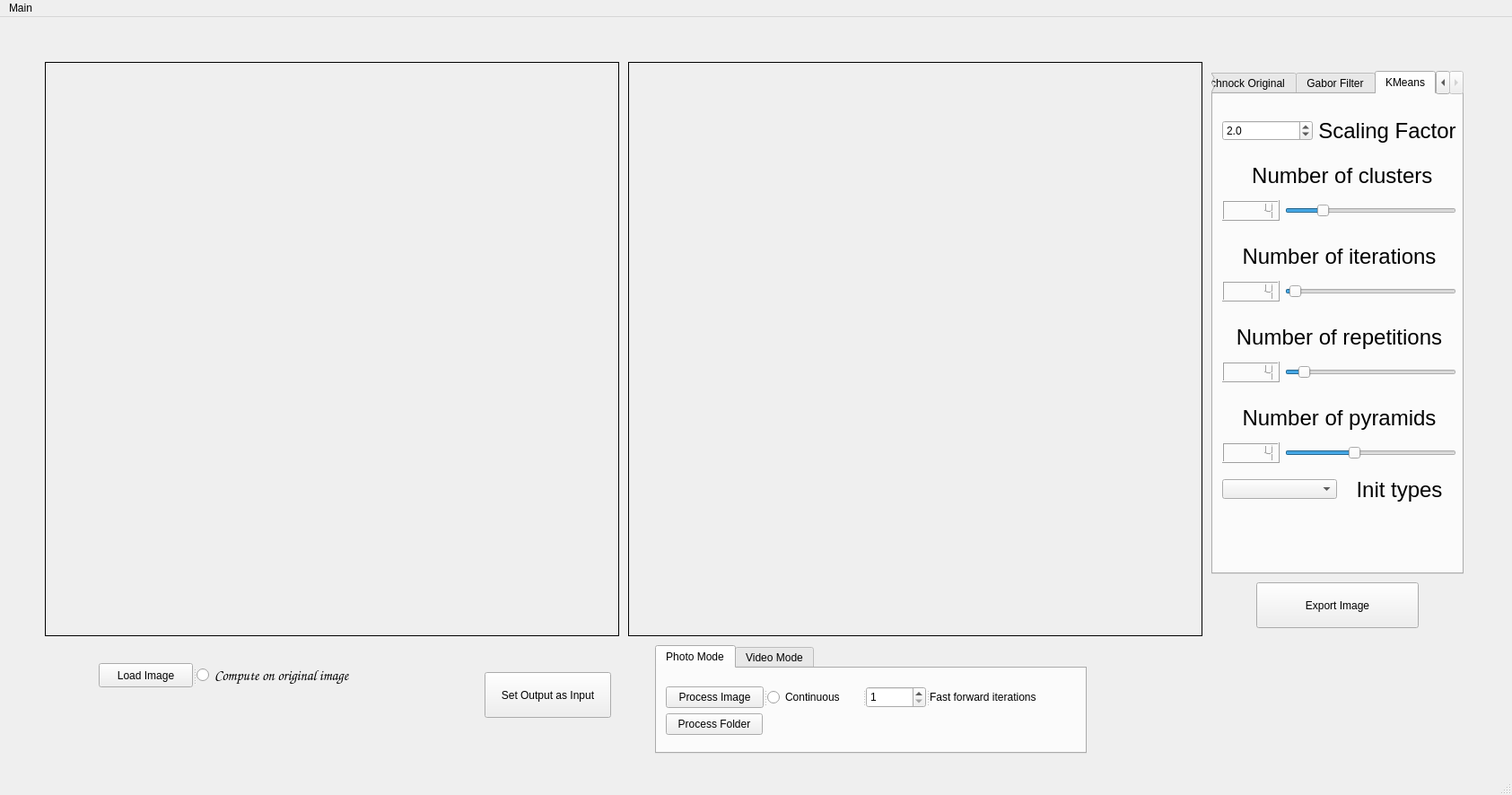
<?xml version="1.0" encoding="UTF-8"?>
<ui version="4.0">
 <class>MainWindow</class>
 <widget class="QMainWindow" name="MainWindow">
  <property name="geometry">
   <rect>
    <x>0</x>
    <y>0</y>
    <width>1685</width>
    <height>886</height>
   </rect>
  </property>
  <property name="windowTitle">
   <string>MainWindow</string>
  </property>
  <widget class="QWidget" name="centralwidget">
   <widget class="QLabel" name="Input_Image">
    <property name="geometry">
     <rect>
      <x>50</x>
      <y>50</y>
      <width>640</width>
      <height>640</height>
     </rect>
    </property>
    <property name="minimumSize">
     <size>
      <width>521</width>
      <height>531</height>
     </size>
    </property>
    <property name="frameShape">
     <enum>QFrame::Box</enum>
    </property>
    <property name="text">
     <string/>
    </property>
    <property name="alignment">
     <set>Qt::AlignCenter</set>
    </property>
   </widget>
   <widget class="QLabel" name="Output_Image">
    <property name="geometry">
     <rect>
      <x>700</x>
      <y>50</y>
      <width>640</width>
      <height>640</height>
     </rect>
    </property>
    <property name="frameShape">
     <enum>QFrame::Box</enum>
    </property>
    <property name="text">
     <string/>
    </property>
    <property name="scaledContents">
     <bool>false</bool>
    </property>
    <property name="alignment">
     <set>Qt::AlignCenter</set>
    </property>
   </widget>
   <widget class="QSplitter" name="splitter">
    <property name="geometry">
     <rect>
      <x>110</x>
      <y>720</y>
      <width>341</width>
      <height>27</height>
     </rect>
    </property>
    <property name="orientation">
     <enum>Qt::Horizontal</enum>
    </property>
    <widget class="QPushButton" name="pushButton_load_input_image">
     <property name="text">
      <string>Load Image</string>
     </property>
    </widget>
    <widget class="QRadioButton" name="radioButton_compute_on_original">
     <property name="font">
      <font>
       <family>Comic Sans MS</family>
       <pointsize>12</pointsize>
      </font>
     </property>
     <property name="text">
      <string>Compute on original image</string>
     </property>
    </widget>
   </widget>
   <widget class="QTabWidget" name="tabWidget_edit_mode">
    <property name="geometry">
     <rect>
      <x>1350</x>
      <y>60</y>
      <width>281</width>
      <height>561</height>
     </rect>
    </property>
    <property name="currentIndex">
     <number>3</number>
    </property>
    <widget class="QWidget" name="tab_gradient_experiment_config">
     <attribute name="title">
      <string>Gradient Experiment</string>
     </attribute>
     <widget class="QSpinBox" name="spinBox_alternate_every_n">
      <property name="geometry">
       <rect>
        <x>30</x>
        <y>20</y>
        <width>41</width>
        <height>28</height>
       </rect>
      </property>
      <property name="value">
       <number>2</number>
      </property>
     </widget>
     <widget class="QLabel" name="label_7">
      <property name="geometry">
       <rect>
        <x>80</x>
        <y>20</y>
        <width>141</width>
        <height>29</height>
       </rect>
      </property>
      <property name="font">
       <font>
        <family>Comic Sans MS</family>
        <pointsize>12</pointsize>
       </font>
      </property>
      <property name="text">
       <string>Alternate every</string>
      </property>
      <property name="alignment">
       <set>Qt::AlignCenter</set>
      </property>
     </widget>
     <widget class="QSplitter" name="splitter_6">
      <property name="geometry">
       <rect>
        <x>20</x>
        <y>70</y>
        <width>221</width>
        <height>431</height>
       </rect>
      </property>
      <property name="orientation">
       <enum>Qt::Vertical</enum>
      </property>
      <widget class="QLabel" name="label_2">
       <property name="font">
        <font>
         <family>Comic Sans MS</family>
         <pointsize>16</pointsize>
        </font>
       </property>
       <property name="text">
        <string>Merge Mode</string>
       </property>
       <property name="alignment">
        <set>Qt::AlignCenter</set>
       </property>
      </widget>
      <widget class="QComboBox" name="comboBox_merge_mode"/>
      <widget class="QLabel" name="label">
       <property name="font">
        <font>
         <family>Comic Sans MS</family>
         <pointsize>16</pointsize>
        </font>
       </property>
       <property name="text">
        <string>Multiplier Mode</string>
       </property>
       <property name="alignment">
        <set>Qt::AlignCenter</set>
       </property>
      </widget>
      <widget class="QComboBox" name="comboBox_multiplier_mode"/>
      <widget class="QSplitter" name="splitter_4">
       <property name="orientation">
        <enum>Qt::Horizontal</enum>
       </property>
       <widget class="QSpinBox" name="spinBox_multiplier_amplitude">
        <property name="value">
         <number>1</number>
        </property>
       </widget>
       <widget class="QLabel" name="label_3">
        <property name="font">
         <font>
          <family>Comic Sans MS</family>
          <pointsize>12</pointsize>
         </font>
        </property>
        <property name="text">
         <string>Multiplier Amplitude</string>
        </property>
        <property name="alignment">
         <set>Qt::AlignCenter</set>
        </property>
       </widget>
      </widget>
      <widget class="QSplitter" name="splitter_5">
       <property name="orientation">
        <enum>Qt::Horizontal</enum>
       </property>
       <widget class="QSpinBox" name="spinBox_multiplier_frequency">
        <property name="value">
         <number>16</number>
        </property>
       </widget>
       <widget class="QLabel" name="label_4">
        <property name="font">
         <font>
          <family>Comic Sans MS</family>
          <pointsize>12</pointsize>
         </font>
        </property>
        <property name="text">
         <string>Multiplier Frequency</string>
        </property>
        <property name="alignment">
         <set>Qt::AlignCenter</set>
        </property>
       </widget>
      </widget>
      <widget class="QRadioButton" name="radioButton_clip_images">
       <property name="font">
        <font>
         <family>Comic Sans MS</family>
         <pointsize>12</pointsize>
        </font>
       </property>
       <property name="text">
        <string>Clip Images</string>
       </property>
      </widget>
      <widget class="QPushButton" name="pushButton_reset_output">
       <property name="text">
        <string>Reset Output</string>
       </property>
      </widget>
      <widget class="QLabel" name="label_5">
       <property name="font">
        <font>
         <family>Comic Sans MS</family>
         <pointsize>12</pointsize>
        </font>
       </property>
       <property name="text">
        <string>Output start image</string>
       </property>
       <property name="alignment">
        <set>Qt::AlignCenter</set>
       </property>
      </widget>
      <widget class="QComboBox" name="comboBox_output_start_image"/>
     </widget>
    </widget>
    <widget class="QWidget" name="tab_schnock_original_config">
     <attribute name="title">
      <string>Schnock Original</string>
     </attribute>
     <widget class="QWidget" name="layoutWidget">
      <property name="geometry">
       <rect>
        <x>10</x>
        <y>10</y>
        <width>211</width>
        <height>511</height>
       </rect>
      </property>
      <layout class="QGridLayout" name="gridLayout">
       <item row="0" column="2">
        <widget class="QLabel" name="label_12">
         <property name="font">
          <font>
           <family>Comic Sans MS</family>
           <pointsize>12</pointsize>
          </font>
         </property>
         <property name="text">
          <string>Mid</string>
         </property>
         <property name="alignment">
          <set>Qt::AlignCenter</set>
         </property>
        </widget>
       </item>
       <item row="0" column="3">
        <widget class="QLabel" name="label_13">
         <property name="font">
          <font>
           <family>Comic Sans MS</family>
           <pointsize>12</pointsize>
          </font>
         </property>
         <property name="text">
          <string>High</string>
         </property>
         <property name="alignment">
          <set>Qt::AlignCenter</set>
         </property>
        </widget>
       </item>
       <item row="1" column="0" colspan="4">
        <widget class="QLabel" name="label_15">
         <property name="font">
          <font>
           <family>Comic Sans MS</family>
           <pointsize>16</pointsize>
          </font>
         </property>
         <property name="text">
          <string>Shift </string>
         </property>
         <property name="alignment">
          <set>Qt::AlignCenter</set>
         </property>
        </widget>
       </item>
       <item row="2" column="3">
        <widget class="QSpinBox" name="spinBox_high_shift"/>
       </item>
       <item row="3" column="0" colspan="4">
        <widget class="QLabel" name="label_16">
         <property name="font">
          <font>
           <family>Comic Sans MS</family>
           <pointsize>16</pointsize>
          </font>
         </property>
         <property name="text">
          <string>Threshold</string>
         </property>
         <property name="alignment">
          <set>Qt::AlignCenter</set>
         </property>
        </widget>
       </item>
       <item row="4" column="0" colspan="2">
        <widget class="QLCDNumber" name="lcdNumber_low_threshold"/>
       </item>
       <item row="4" column="2">
        <widget class="QLCDNumber" name="lcdNumber_mid_threshold"/>
       </item>
       <item row="4" column="3">
        <widget class="QLCDNumber" name="lcdNumber_high_threshold"/>
       </item>
       <item row="5" column="2">
        <widget class="QSlider" name="verticalSlider_mid_threshold">
         <property name="minimum">
          <number>0</number>
         </property>
         <property name="maximum">
          <number>255</number>
         </property>
         <property name="value">
          <number>150</number>
         </property>
         <property name="orientation">
          <enum>Qt::Vertical</enum>
         </property>
         <property name="tickPosition">
          <enum>QSlider::TicksAbove</enum>
         </property>
        </widget>
       </item>
       <item row="5" column="3">
        <widget class="QSlider" name="verticalSlider_high_threshold">
         <property name="minimum">
          <number>0</number>
         </property>
         <property name="maximum">
          <number>255</number>
         </property>
         <property name="value">
          <number>220</number>
         </property>
         <property name="orientation">
          <enum>Qt::Vertical</enum>
         </property>
         <property name="tickPosition">
          <enum>QSlider::TicksAbove</enum>
         </property>
        </widget>
       </item>
       <item row="0" column="0" colspan="2">
        <widget class="QLabel" name="label_9">
         <property name="font">
          <font>
           <family>Comic Sans MS</family>
           <pointsize>12</pointsize>
          </font>
         </property>
         <property name="text">
          <string>Low</string>
         </property>
         <property name="alignment">
          <set>Qt::AlignCenter</set>
         </property>
        </widget>
       </item>
       <item row="2" column="2">
        <widget class="QSpinBox" name="spinBox_mid_shift"/>
       </item>
       <item row="2" column="0" colspan="2">
        <widget class="QSpinBox" name="spinBox_low_shift"/>
       </item>
       <item row="5" column="0" colspan="2">
        <widget class="QSlider" name="verticalSlider_low_threshold">
         <property name="minimum">
          <number>0</number>
         </property>
         <property name="maximum">
          <number>255</number>
         </property>
         <property name="value">
          <number>50</number>
         </property>
         <property name="orientation">
          <enum>Qt::Vertical</enum>
         </property>
         <property name="tickPosition">
          <enum>QSlider::TicksAbove</enum>
         </property>
        </widget>
       </item>
      </layout>
     </widget>
    </widget>
    <widget class="QWidget" name="tab_gabor_filter_experiment_config">
     <attribute name="title">
      <string>Gabor Filter</string>
     </attribute>
     <layout class="QVBoxLayout" name="verticalLayout_2">
      <item>
       <layout class="QVBoxLayout" name="verticalLayout">
        <item>
         <widget class="QLabel" name="label_10">
          <property name="font">
           <font>
            <pointsize>18</pointsize>
           </font>
          </property>
          <property name="text">
           <string>Kernel size</string>
          </property>
          <property name="alignment">
           <set>Qt::AlignCenter</set>
          </property>
         </widget>
        </item>
        <item>
         <layout class="QHBoxLayout" name="horizontalLayout">
          <item>
           <widget class="QLCDNumber" name="lcdNumber_kernel_size">
            <property name="intValue" stdset="0">
             <number>51</number>
            </property>
           </widget>
          </item>
          <item>
           <widget class="QSlider" name="horizontalSlider_kernel_size">
            <property name="value">
             <number>51</number>
            </property>
            <property name="orientation">
             <enum>Qt::Horizontal</enum>
            </property>
           </widget>
          </item>
         </layout>
        </item>
       </layout>
      </item>
      <item>
       <layout class="QHBoxLayout" name="horizontalLayout_3">
        <item>
         <widget class="QComboBox" name="comboBox_kernel_type"/>
        </item>
        <item>
         <widget class="QLabel" name="label_17">
          <property name="font">
           <font>
            <pointsize>18</pointsize>
           </font>
          </property>
          <property name="text">
           <string>Kernel type</string>
          </property>
          <property name="alignment">
           <set>Qt::AlignCenter</set>
          </property>
         </widget>
        </item>
       </layout>
      </item>
      <item>
       <layout class="QHBoxLayout" name="horizontalLayout_2">
        <item>
         <widget class="QDoubleSpinBox" name="doubleSpinBox_sigma">
          <property name="decimals">
           <number>1</number>
          </property>
          <property name="singleStep">
           <double>0.100000000000000</double>
          </property>
          <property name="value">
           <double>4.000000000000000</double>
          </property>
         </widget>
        </item>
        <item>
         <widget class="QLabel" name="label_11">
          <property name="font">
           <font>
            <pointsize>18</pointsize>
           </font>
          </property>
          <property name="text">
           <string>Sigma</string>
          </property>
          <property name="alignment">
           <set>Qt::AlignCenter</set>
          </property>
         </widget>
        </item>
       </layout>
      </item>
      <item>
       <layout class="QHBoxLayout" name="horizontalLayout_4">
        <item>
         <widget class="QDoubleSpinBox" name="doubleSpinBox_lambda">
          <property name="decimals">
           <number>1</number>
          </property>
          <property name="singleStep">
           <double>0.100000000000000</double>
          </property>
          <property name="value">
           <double>10.000000000000000</double>
          </property>
         </widget>
        </item>
        <item>
         <widget class="QLabel" name="label_18">
          <property name="font">
           <font>
            <pointsize>18</pointsize>
           </font>
          </property>
          <property name="text">
           <string>Lambda</string>
          </property>
          <property name="alignment">
           <set>Qt::AlignCenter</set>
          </property>
         </widget>
        </item>
       </layout>
      </item>
      <item>
       <layout class="QHBoxLayout" name="horizontalLayout_5">
        <item>
         <widget class="QDoubleSpinBox" name="doubleSpinBox_gamma">
          <property name="decimals">
           <number>1</number>
          </property>
          <property name="singleStep">
           <double>0.100000000000000</double>
          </property>
          <property name="value">
           <double>0.500000000000000</double>
          </property>
         </widget>
        </item>
        <item>
         <widget class="QLabel" name="label_19">
          <property name="font">
           <font>
            <pointsize>18</pointsize>
           </font>
          </property>
          <property name="text">
           <string>Gamma</string>
          </property>
          <property name="alignment">
           <set>Qt::AlignCenter</set>
          </property>
         </widget>
        </item>
       </layout>
      </item>
      <item>
       <layout class="QHBoxLayout" name="horizontalLayout_6">
        <item>
         <widget class="QDoubleSpinBox" name="doubleSpinBox_psi">
          <property name="decimals">
           <number>1</number>
          </property>
          <property name="singleStep">
           <double>0.100000000000000</double>
          </property>
          <property name="value">
           <double>0.500000000000000</double>
          </property>
         </widget>
        </item>
        <item>
         <widget class="QLabel" name="label_20">
          <property name="font">
           <font>
            <pointsize>18</pointsize>
           </font>
          </property>
          <property name="text">
           <string>Psi</string>
          </property>
          <property name="alignment">
           <set>Qt::AlignCenter</set>
          </property>
         </widget>
        </item>
       </layout>
      </item>
      <item>
       <layout class="QHBoxLayout" name="horizontalLayout_7">
        <item>
         <widget class="QComboBox" name="comboBox_gabor_mode"/>
        </item>
        <item>
         <widget class="QLabel" name="label_21">
          <property name="font">
           <font>
            <pointsize>18</pointsize>
           </font>
          </property>
          <property name="text">
           <string>Mode</string>
          </property>
          <property name="alignment">
           <set>Qt::AlignCenter</set>
          </property>
         </widget>
        </item>
       </layout>
      </item>
     </layout>
    </widget>
    <widget class="QWidget" name="tab_kmeans_experiment_config">
     <attribute name="title">
      <string>KMeans</string>
     </attribute>
     <widget class="QWidget" name="layoutWidget_2">
      <property name="geometry">
       <rect>
        <x>10</x>
        <y>20</y>
        <width>261</width>
        <height>41</height>
       </rect>
      </property>
      <layout class="QHBoxLayout" name="horizontalLayout_8">
       <item>
        <widget class="QDoubleSpinBox" name="doubleSpinBox_scaling_factor">
         <property name="decimals">
          <number>1</number>
         </property>
         <property name="singleStep">
          <double>0.100000000000000</double>
         </property>
         <property name="value">
          <double>2.000000000000000</double>
         </property>
        </widget>
       </item>
       <item>
        <widget class="QLabel" name="label_22">
         <property name="font">
          <font>
           <pointsize>18</pointsize>
          </font>
         </property>
         <property name="text">
          <string>Scaling Factor</string>
         </property>
         <property name="alignment">
          <set>Qt::AlignCenter</set>
         </property>
        </widget>
       </item>
      </layout>
     </widget>
     <widget class="QWidget" name="layoutWidget_3">
      <property name="geometry">
       <rect>
        <x>10</x>
        <y>70</y>
        <width>261</width>
        <height>71</height>
       </rect>
      </property>
      <layout class="QVBoxLayout" name="verticalLayout_3">
       <item>
        <widget class="QLabel" name="label_23">
         <property name="font">
          <font>
           <pointsize>18</pointsize>
          </font>
         </property>
         <property name="text">
          <string> Number of clusters</string>
         </property>
         <property name="alignment">
          <set>Qt::AlignCenter</set>
         </property>
        </widget>
       </item>
       <item>
        <layout class="QHBoxLayout" name="horizontalLayout_9">
         <item>
          <widget class="QLCDNumber" name="lcdNumber_number_of_clusters">
           <property name="intValue" stdset="0">
            <number>4</number>
           </property>
          </widget>
         </item>
         <item>
          <widget class="QSlider" name="horizontalSlider_number_of_clusters">
           <property name="maximum">
            <number>500</number>
           </property>
           <property name="value">
            <number>100</number>
           </property>
           <property name="orientation">
            <enum>Qt::Horizontal</enum>
           </property>
          </widget>
         </item>
        </layout>
       </item>
      </layout>
     </widget>
     <widget class="QWidget" name="layoutWidget_4">
      <property name="geometry">
       <rect>
        <x>10</x>
        <y>160</y>
        <width>261</width>
        <height>71</height>
       </rect>
      </property>
      <layout class="QVBoxLayout" name="verticalLayout_4">
       <item>
        <widget class="QLabel" name="label_24">
         <property name="font">
          <font>
           <pointsize>18</pointsize>
          </font>
         </property>
         <property name="text">
          <string>Number of iterations</string>
         </property>
         <property name="alignment">
          <set>Qt::AlignCenter</set>
         </property>
        </widget>
       </item>
       <item>
        <layout class="QHBoxLayout" name="horizontalLayout_10">
         <item>
          <widget class="QLCDNumber" name="lcdNumber_number_of_iterations">
           <property name="intValue" stdset="0">
            <number>4</number>
           </property>
          </widget>
         </item>
         <item>
          <widget class="QSlider" name="horizontalSlider_number_of_iterations">
           <property name="maximum">
            <number>500</number>
           </property>
           <property name="value">
            <number>10</number>
           </property>
           <property name="orientation">
            <enum>Qt::Horizontal</enum>
           </property>
          </widget>
         </item>
        </layout>
       </item>
      </layout>
     </widget>
     <widget class="QWidget" name="layoutWidget_5">
      <property name="geometry">
       <rect>
        <x>10</x>
        <y>250</y>
        <width>261</width>
        <height>71</height>
       </rect>
      </property>
      <layout class="QVBoxLayout" name="verticalLayout_5">
       <item>
        <widget class="QLabel" name="label_25">
         <property name="font">
          <font>
           <pointsize>18</pointsize>
          </font>
         </property>
         <property name="text">
          <string>Number of repetitions</string>
         </property>
         <property name="alignment">
          <set>Qt::AlignCenter</set>
         </property>
        </widget>
       </item>
       <item>
        <layout class="QHBoxLayout" name="horizontalLayout_11">
         <item>
          <widget class="QLCDNumber" name="lcdNumber_number_of_repetitions">
           <property name="intValue" stdset="0">
            <number>4</number>
           </property>
          </widget>
         </item>
         <item>
          <widget class="QSlider" name="horizontalSlider_number_of_repetitions">
           <property name="minimum">
            <number>1</number>
           </property>
           <property name="maximum">
            <number>50</number>
           </property>
           <property name="value">
            <number>5</number>
           </property>
           <property name="orientation">
            <enum>Qt::Horizontal</enum>
           </property>
          </widget>
         </item>
        </layout>
       </item>
      </layout>
     </widget>
     <widget class="QWidget" name="layoutWidget_6">
      <property name="geometry">
       <rect>
        <x>10</x>
        <y>340</y>
        <width>261</width>
        <height>71</height>
       </rect>
      </property>
      <layout class="QVBoxLayout" name="verticalLayout_6">
       <item>
        <widget class="QLabel" name="label_26">
         <property name="font">
          <font>
           <pointsize>18</pointsize>
          </font>
         </property>
         <property name="text">
          <string>Number of pyramids</string>
         </property>
         <property name="alignment">
          <set>Qt::AlignCenter</set>
         </property>
        </widget>
       </item>
       <item>
        <layout class="QHBoxLayout" name="horizontalLayout_12">
         <item>
          <widget class="QLCDNumber" name="lcdNumber_number_of_pyramids">
           <property name="intValue" stdset="0">
            <number>4</number>
           </property>
          </widget>
         </item>
         <item>
          <widget class="QSlider" name="horizontalSlider_number_of_pyramids">
           <property name="maximum">
            <number>10</number>
           </property>
           <property name="value">
            <number>4</number>
           </property>
           <property name="orientation">
            <enum>Qt::Horizontal</enum>
           </property>
          </widget>
         </item>
        </layout>
       </item>
      </layout>
     </widget>
     <widget class="QWidget" name="layoutWidget_7">
      <property name="geometry">
       <rect>
        <x>10</x>
        <y>420</y>
        <width>261</width>
        <height>41</height>
       </rect>
      </property>
      <layout class="QHBoxLayout" name="horizontalLayout_13">
       <item>
        <widget class="QComboBox" name="comboBox_kmeans_init_types"/>
       </item>
       <item>
        <widget class="QLabel" name="label_27">
         <property name="font">
          <font>
           <pointsize>18</pointsize>
          </font>
         </property>
         <property name="text">
          <string>Init types</string>
         </property>
         <property name="alignment">
          <set>Qt::AlignCenter</set>
         </property>
        </widget>
       </item>
      </layout>
     </widget>
    </widget>
   </widget>
   <widget class="QTabWidget" name="tabWidget_foto_or_video">
    <property name="geometry">
     <rect>
      <x>730</x>
      <y>700</y>
      <width>481</width>
      <height>121</height>
     </rect>
    </property>
    <property name="currentIndex">
     <number>0</number>
    </property>
    <widget class="QWidget" name="tab_photo_mode">
     <attribute name="title">
      <string>Photo Mode</string>
     </attribute>
     <widget class="QSplitter" name="splitter_2">
      <property name="geometry">
       <rect>
        <x>10</x>
        <y>20</y>
        <width>441</width>
        <height>24</height>
       </rect>
      </property>
      <property name="orientation">
       <enum>Qt::Horizontal</enum>
      </property>
      <widget class="QPushButton" name="pushButton_process_image">
       <property name="text">
        <string>Process Image</string>
       </property>
      </widget>
      <widget class="QRadioButton" name="radioButton_continuous">
       <property name="text">
        <string>Continuous</string>
       </property>
      </widget>
      <widget class="QSpinBox" name="spinBox_fast_forward_iterations">
       <property name="minimum">
        <number>1</number>
       </property>
       <property name="maximum">
        <number>2000</number>
       </property>
      </widget>
      <widget class="QLabel" name="label_6">
       <property name="text">
        <string>Fast forward iterations</string>
       </property>
      </widget>
     </widget>
     <widget class="QPushButton" name="pushButton_process_folder">
      <property name="geometry">
       <rect>
        <x>10</x>
        <y>50</y>
        <width>108</width>
        <height>24</height>
       </rect>
      </property>
      <property name="text">
       <string>Process Folder</string>
      </property>
     </widget>
    </widget>
    <widget class="QWidget" name="tab_video_mode">
     <attribute name="title">
      <string>Video Mode</string>
     </attribute>
     <widget class="QSplitter" name="splitter_3">
      <property name="geometry">
       <rect>
        <x>30</x>
        <y>20</y>
        <width>371</width>
        <height>21</height>
       </rect>
      </property>
      <property name="orientation">
       <enum>Qt::Horizontal</enum>
      </property>
      <widget class="QRadioButton" name="radioButton_webcam_input">
       <property name="font">
        <font>
         <family>Comic Sans MS</family>
         <pointsize>12</pointsize>
        </font>
       </property>
       <property name="text">
        <string>Webcam input</string>
       </property>
      </widget>
      <widget class="QLabel" name="label_14">
       <property name="font">
        <font>
         <family>Comic Sans MS</family>
         <pointsize>12</pointsize>
        </font>
       </property>
       <property name="text">
        <string>Video merge mode:</string>
       </property>
      </widget>
      <widget class="QComboBox" name="comboBox_video_merge_mode"/>
     </widget>
     <widget class="QSplitter" name="splitter_7">
      <property name="geometry">
       <rect>
        <x>20</x>
        <y>70</y>
        <width>381</width>
        <height>21</height>
       </rect>
      </property>
      <property name="orientation">
       <enum>Qt::Horizontal</enum>
      </property>
      <widget class="QLabel" name="label_8">
       <property name="font">
        <font>
         <family>Comic Sans MS</family>
         <pointsize>12</pointsize>
        </font>
       </property>
       <property name="text">
        <string>Webcam delay:</string>
       </property>
      </widget>
      <widget class="QLCDNumber" name="lcdNumber_webcam_delay"/>
      <widget class="QSlider" name="horizontalSlider_webcam_delay">
       <property name="minimum">
        <number>1</number>
       </property>
       <property name="value">
        <number>1</number>
       </property>
       <property name="orientation">
        <enum>Qt::Horizontal</enum>
       </property>
       <property name="tickPosition">
        <enum>QSlider::TicksBelow</enum>
       </property>
      </widget>
     </widget>
    </widget>
   </widget>
   <widget class="QPushButton" name="pushButton_save_image">
    <property name="geometry">
     <rect>
      <x>1400</x>
      <y>630</y>
      <width>181</width>
      <height>51</height>
     </rect>
    </property>
    <property name="text">
     <string>Export Image</string>
    </property>
   </widget>
   <widget class="QPushButton" name="pushButton_set_output_as_input">
    <property name="geometry">
     <rect>
      <x>540</x>
      <y>730</y>
      <width>141</width>
      <height>51</height>
     </rect>
    </property>
    <property name="text">
     <string>Set Output as Input</string>
    </property>
   </widget>
  </widget>
  <widget class="QMenuBar" name="menubar">
   <property name="geometry">
    <rect>
     <x>0</x>
     <y>0</y>
     <width>1685</width>
     <height>22</height>
    </rect>
   </property>
   <widget class="QMenu" name="menuMain">
    <property name="title">
     <string>Main</string>
    </property>
    <addaction name="actionLoad_Image"/>
    <addaction name="actionExport_Image"/>
   </widget>
   <addaction name="menuMain"/>
  </widget>
  <widget class="QStatusBar" name="statusbar"/>
  <action name="actionLoasd">
   <property name="text">
    <string>Load project</string>
   </property>
  </action>
  <action name="actionSave_project">
   <property name="text">
    <string>Save project</string>
   </property>
  </action>
  <action name="actionSave_configurations">
   <property name="text">
    <string>Save configurations</string>
   </property>
  </action>
  <action name="actionLoad_Image">
   <property name="text">
    <string>Load Image</string>
   </property>
  </action>
  <action name="actionExport_Image">
   <property name="text">
    <string>Export Image</string>
   </property>
  </action>
 </widget>
 <resources/>
 <connections/>
</ui>
